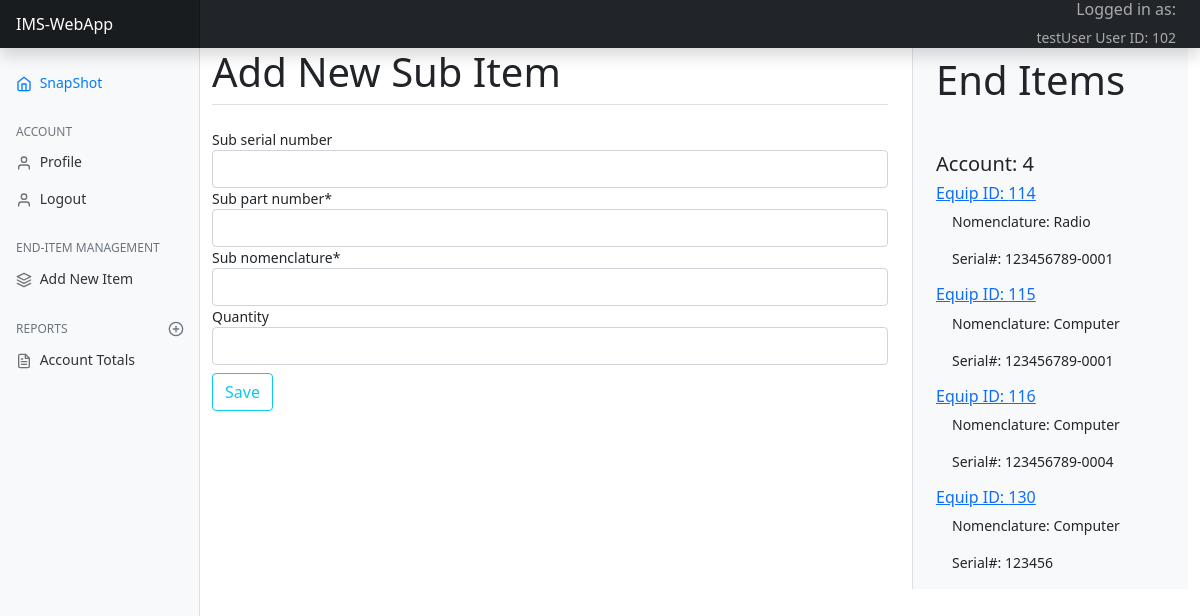
Page /home/new_sub/114/ (signed in) on the committed database.
### account/models.py (models this page shows, shortened)
class Account(AbstractBaseUser):
    custodian_id            = models.AutoField(primary_key=True)
    email                   = models.EmailField(verbose_name="email",max_length=60, unique=True)
    username                = models.CharField(max_length=30, unique=True)
    first_name              = models.CharField(max_length=45)
    last_name               = models.CharField(max_length=45)
    date_joined             = models.DateTimeField(verbose_name='date joined', auto_now_add=True)
    last_login              = models.DateTimeField(verbose_name='last login', auto_now=True)
    is_admin                = models.BooleanField(default=False)
    is_active               = models.BooleanField(default=False)
    is_staff                = models.BooleanField(default=False)
    is_superuser            = models.BooleanField(default=False)
    USERNAME_FIELD = 'email'
    REQUIRED_FIELDS = ['username', 'first_name','last_name',]
    objects = MyAccountManager()

### ims/models.py (models this page shows, shortened)
class EndItem(models.Model):
    SERVICEABLE = 'SR'
    NEEDS_REPAIR = 'R'
    UNREPAIRABLE = 'NR'
    STATUS_CHOICES = [
        (SERVICEABLE, 'Serviceable'),
        (NEEDS_REPAIR, 'Needs Repair'),
        (UNREPAIRABLE, 'Unrepairable'),
    ]
    end_item_id = models.AutoField(primary_key=True)
    nomenclature = models.CharField(max_length=45)
    part_number = models.CharField(max_length=45)
    serial_number = models.CharField(max_length=45)
    end_item_account_number = models.ForeignKey(EqAccount, on_delete=models.CASCADE, null=True, blank=True)
    status = models.CharField(max_length=45, choices=STATUS_CHOICES, default=SERVICEABLE)

### ims/views.py (the view)
# urls.py: path('new_sub/<int:pk>/', views.new_sub, name="new_sub"),
@login_required
def new_sub(request, pk):
    title = "Add Sub Item: " + str(pk)
    current_user = request.user
    user_id = get_user_id(request)
    eq_acct = get_eq_acct(user_id)
    end_items = get_end_items(eq_acct)
    form = new_sub_item_form()
    context = {
                'form': form,
                'current_user': current_user,
                'user_id': user_id,
                'eq_acct': eq_acct,
                'end_items': end_items,
                'title': title,
            }
    item = EndItem.objects.get(end_item_id=pk)
    item_acct = EqAccount.objects.values_list('eq_account_number', flat=True).filter(eq_account_number=item.end_item_account_number).first()
    if eq_acct != item_acct:
         messages.warning(request, f'You do not have access to that item!')
         return redirect('home')
    else:
        if request.method == 'POST':
            if form.is_valid:
                form = new_sub_item_form(request.POST)
                form.instance.sub_item_end_item_id = EndItem.objects.filter(end_item_id=pk).first()
                form.save()
                messages.success(request, f'Your equipment item has been added!')
                form = new_sub_item_form()
    print('Eq Acct = ' + str(eq_acct) + '; New Item Acct = ' + str(item_acct))
    return render(request, 'ims/sub-item.html', context)

### ims/forms.py
class new_sub_item_form(ModelForm):
    class Meta:
        model = models.SubItem
        exclude = ('sub_item_end_item',)

### ims/models.py (called while the page is built)
    def __int__(self):
        return self.eq_account_number

### ims/views.py (called while the page is built)
def get_user_id(request):
    current_user = request.user
    user_id = current_user.pk
    return user_id

def get_eq_acct(user_id):
    eq_acct = EqAccount.objects.values_list('eq_account_number', flat=True).filter(eq_account_custodian_id=user_id).first()
    return eq_acct

def get_end_items(eq_acct):
    end_items = EndItem.objects.filter(end_item_account_number=eq_acct)
    return end_items

### ims/templates/ims/sub-item.html
{% extends "ims/ims_base.html" %}
{% load crispy_forms_filters %}
{% load crispy_forms_tags %}
{% block content %}
    <div class="content-area">
        <form method="POST">{% csrf_token %}
            <fieldset class="form-group">
                <legend class="border-bottom mb-4"><h1>Add New Sub Item</h1></legend>
                {{ form|crispy }}
            </fieldset>
            <div class="form-group">
                <button class="btn btn-outline-info mt-2 p-50" type="submit" value="Select">Save</button>
            </div>
        </form>
    </div>
{% endblock content %}

### ims/templates/ims/ims_base.html (shortened to what this page needs)
{% load static %}
<!doctype html>
<html lang="en">
  <head>
    <link href="https://cdn.jsdelivr.net/npm/bootstrap@5.0.0-beta2/dist/css/bootstrap.min.css" rel="stylesheet">
    <link href="https://getbootstrap.com/docs/5.0/examples/dashboard/dashboard.css" rel="stylesheet">
    <link rel="stylesheet" href="{% static 'ims_main.css' %}">
  </head>
<body>
    <header class="navbar navbar-dark sticky-top bg-dark flex-md-nowrap p-0 shadow">
        <a class="navbar-brand col-md-3 col-lg-2 me-0 px-3" href="{% url 'home' %}">IMS-WebApp</a>
        <div class="ml-auto pe-4 loggedin"><h6>Logged in as: </h6>{{ user.username }} User ID: {{ user.pk }}</div>
    </header>
    <div class="container-fluid">
        <div class="row">
            <div class="col-lg-2 col-md-3">
                <nav id="sidebarMenu" class="col-md-3 col-lg-2 d-md-block bg-light sidebar collapse">
                    <div class="position-sticky pt-3">
                        <ul class="nav flex-column">
                            <li class="nav-item">
                                <a class="nav-link active" aria-current="page" href="{% url 'home' %}">
                                    <span data-feather="home"></span>
                                    SnapShot
                                </a>
                            </li>
                        </ul>
                        <h6 class="sidebar-heading d-flex justify-content-between align-items-center px-3 mt-4 mb-1 text-muted">
                            <span>Account</span>
                        </h6>
                        <ul class="nav flex-column">
                            <li class="nav-item">
                                <a class="nav-link" href="{% url 'profile' %}">
                                    <span data-feather="user"></span>
                                    Profile
                                </a>
                            </li>
                            <li class="nav-item">
                                <a class="nav-link" href="{% url 'logout' %}">
                                    <span data-feather="user"></span>
                                    Logout
                                </a>
                            </li>
                        </ul>
                        <h6 class="sidebar-heading d-flex justify-content-between align-items-center px-3 mt-4 mb-1 text-muted">
                            <span>End-Item Management</span>
                        </h6>
                        <ul class="nav flex-column mb-2">
                            <li class="nav-item">
                                <a class="nav-link" href="{% url 'newItem' %}">
                                    <span data-feather="layers"></span>
                                    Add New Item
                                </a>
                            </li>
                        </ul>
                        <h6 class="sidebar-heading d-flex justify-content-between align-items-center px-3 mt-4 mb-1 text-muted">
                            <span>Reports</span>
                                <a class="link-secondary" href="#" aria-label="Add a new report">
                                    <span data-feather="plus-circle"></span>
                                </a>
                        </h6>
                        <ul class="nav flex-column mb-2">
                            <li class="nav-item">
                                <a class="nav-link" href="#">
                                    <span data-feather="file-text"></span>
                                        Account Totals
                                </a>
                            </li>
                        </ul>
                    </div>
                </nav>
            </div>
            <div id="page-content" class="col-md-6 col-lg-7 col-sm-8">
            {% block content %} {% endblock %}
            </div>
            <div class="col-md-3 col-lg-3 col-sm-4">
                <div class="container right-side">
                    <h1 class="pt-2 mb-5">End Items</h1>
                    <h5 class="acct_id" id="{{ eq_acct }}" name="acct_id">Account: {{ eq_acct }}</h5>
                    {% for item in end_items %}
                        <a id="{{ item.end_item_id }}" href="{% url 'updateItem' item.end_item_id %}"><h6>Equip ID: {{ item.end_item_id }}</h6></a>
                        <p class="ps-3">Nomenclature: {{ item.nomenclature }}</p>
                        <p class="ps-3">Serial#: {{ item.serial_number }}</p>
                    {% endfor %}
                </div>
            </div>
        </div>
    </div>
</body>
</html>

### ims/static/ims_main.css (style rules this page uses)
body { font-size: .875rem; }
.feather { width: 16px; height: 16px; vertical-align: text-bottom; }
.sidebar { position: fixed; top: 0; bottom: 0; left: 0; z-index: 100; padding: 48px 0 0; box-shadow: inset -1px 0 0 rgba(0, 0, 0, .1); }
.sidebar .nav-link { font-weight: 500; color: #333; }
.sidebar .nav-link .feather { margin-right: 4px; color: #727272; }
.sidebar .nav-link.active { color: #007bff; }
.sidebar .nav-link:hover .feather, .sidebar .nav-link.active .feather { color: inherit; }
.sidebar-heading { font-size: .75rem; text-transform: uppercase; }
.navbar-brand { padding-top: .75rem; padding-bottom: .75rem; font-size: 1rem; background-color: rgba(0, 0, 0, .25); box-shadow: inset -1px 0 0 rgba(0, 0, 0, .25); }

### ims/templates/ims/ims_base.html (style rules this page uses)
.loggedin { color: #aaaaaa; text-align: right; }
.right-side, .container { height: 100%; box-shadow: inset 1px 0 0 rgba(0, 0, 0, .1); overflow-x: auto; overflow-y: auto; border-left:inherit; background-color: #f8f9fa!important; }

### rows in the picture
Account: username "testUser", pk "102"
EndItem: end_item_id "114", nomenclature "Radio", serial_number "123456789-0001"
EndItem: end_item_id "115", nomenclature "Computer", serial_number "123456789-0001"
EndItem: end_item_id "116", nomenclature "Computer", serial_number "123456789-0004"
EndItem: end_item_id "130", nomenclature "Computer", serial_number "123456"

### other values in the picture
{{ eq_acct }} "4"
